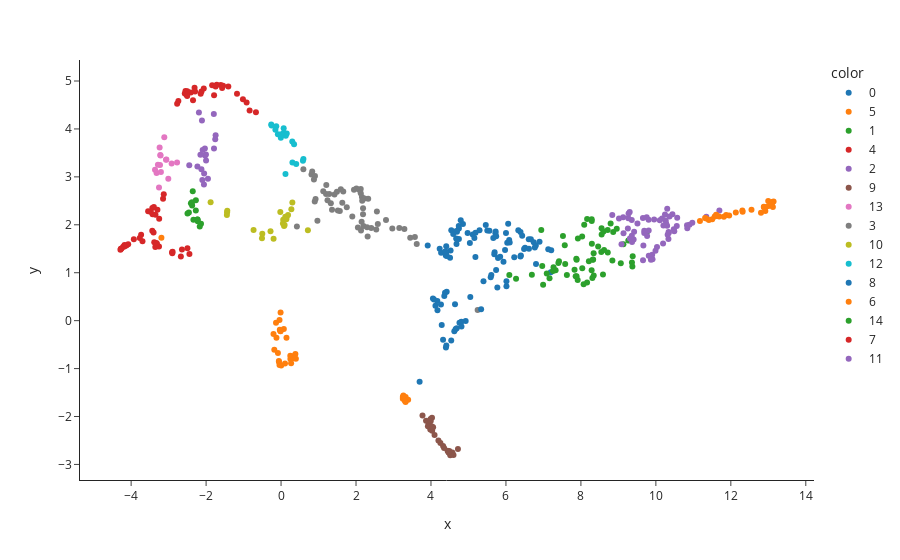

Notebook cell for this chart:
### Markdown cell above
we use the Leiden algorithm to cluster the neurons based on their morphology

### Code cell
clusters = cajal.utilities.leiden_clustering(gw_dist, seed=1)
plotly.express.scatter(x=embedding[:,0],
                       y=embedding[:,1],
                       template="simple_white",
                       hover_name=[m + ".swc" for m in cells],
                       color = [str(m) for m in clusters])
